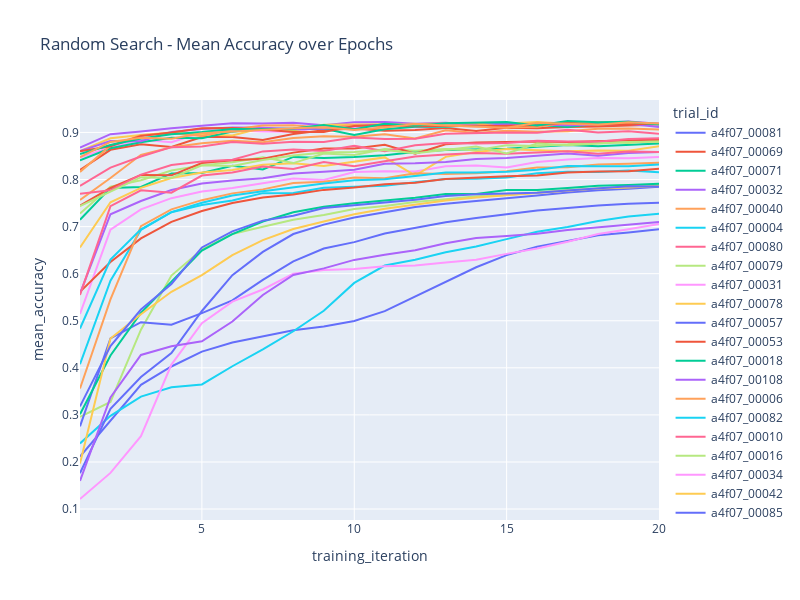
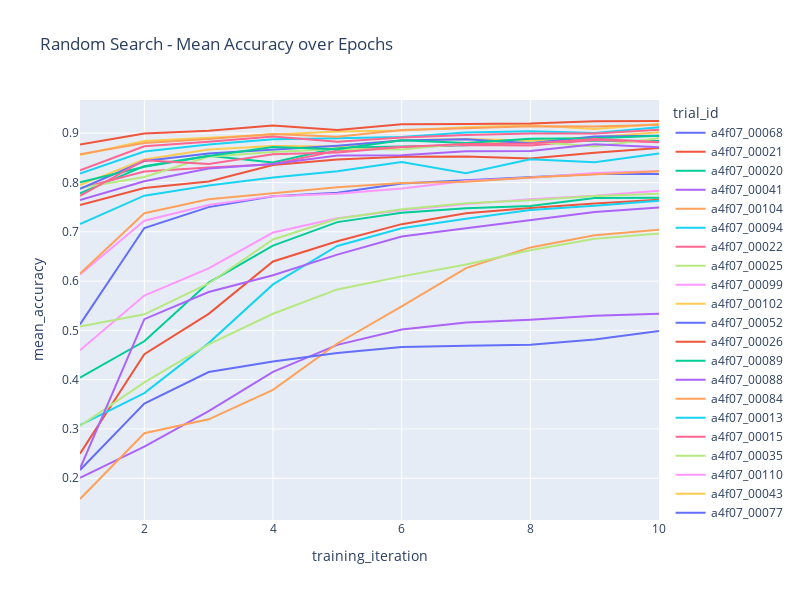
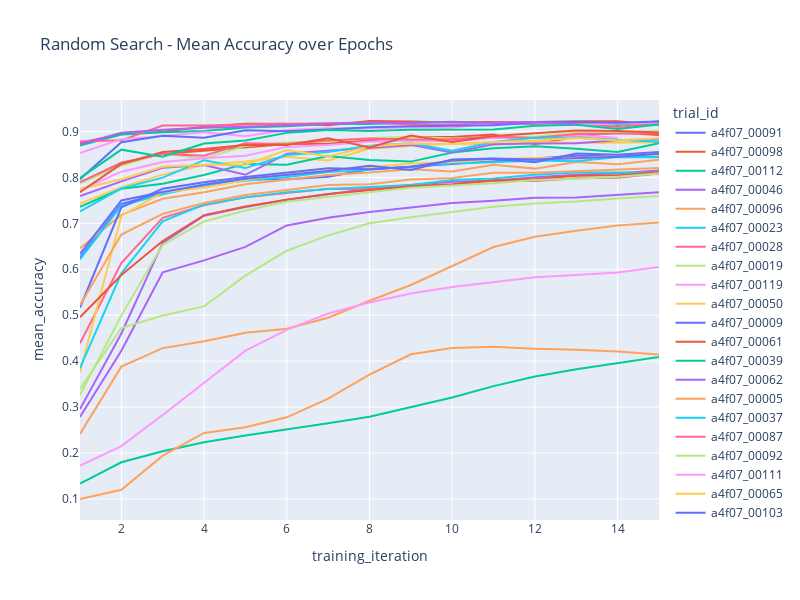
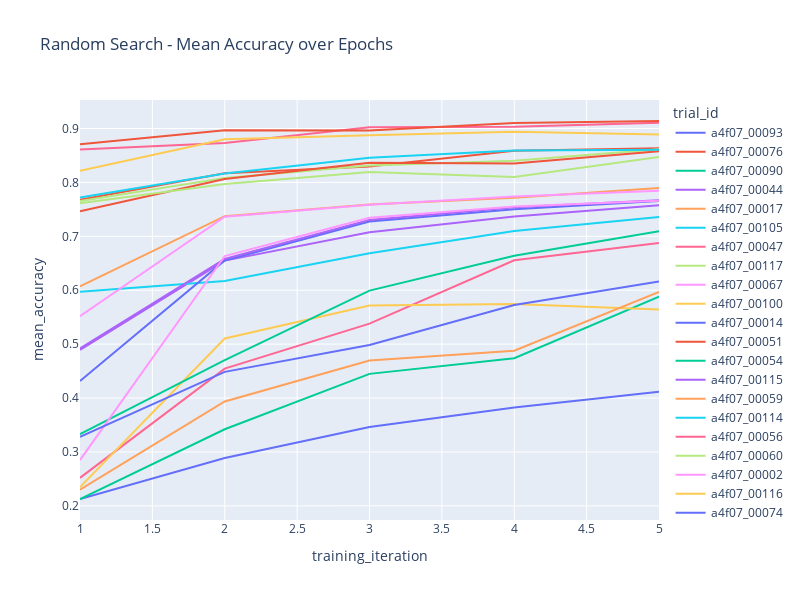

These figures' notebook cell, in order:
### Code cell
e7_grouped = df_e7.groupby('config.epochs')
for config in df_e7['config.epochs'].unique().tolist():
    df = e7_grouped.get_group(config)
    print(f'{len(df.trial_id.unique())} trials with {config} epochs tested.')
    fig = px.line(df, 
              x="training_iteration", 
              y="mean_accuracy", 
              color="trial_id", 
              title="Random Search - Mean Accuracy over Epochs",
              hover_data=[
                  "config.l1",
                  "config.batch_size",
                  "config.epochs",
                  "config.learning_rate"
              ],
              width=800, 
              height=600)
    fig.show()
